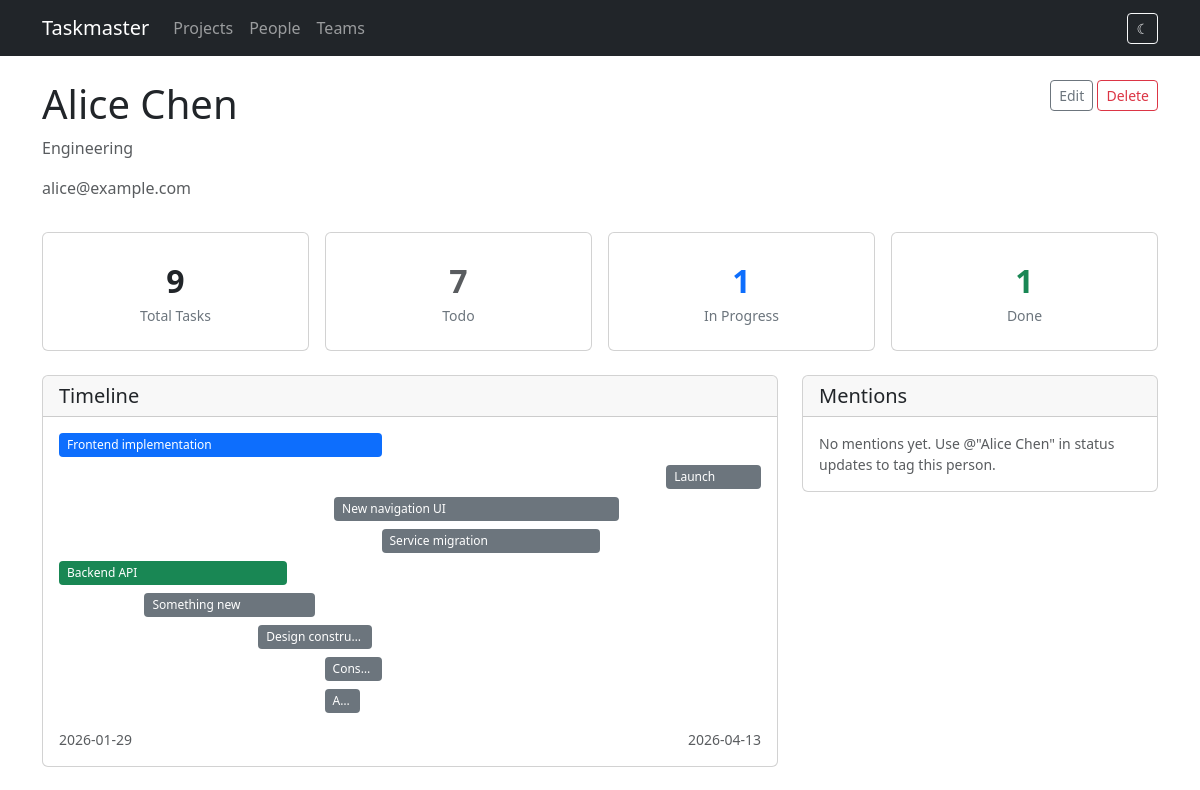
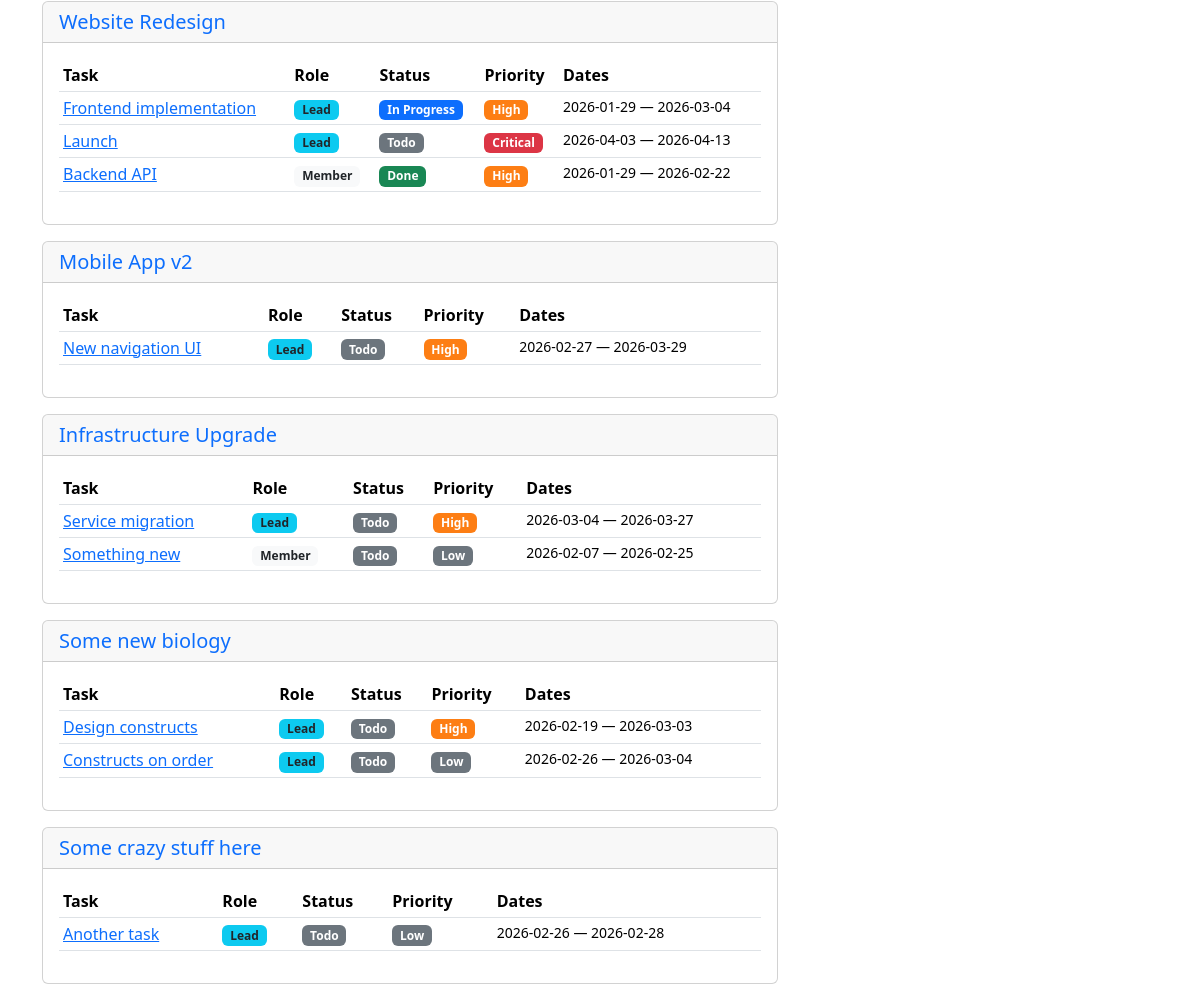
The app's page /people/1, older data (2 pictures, top to bottom).
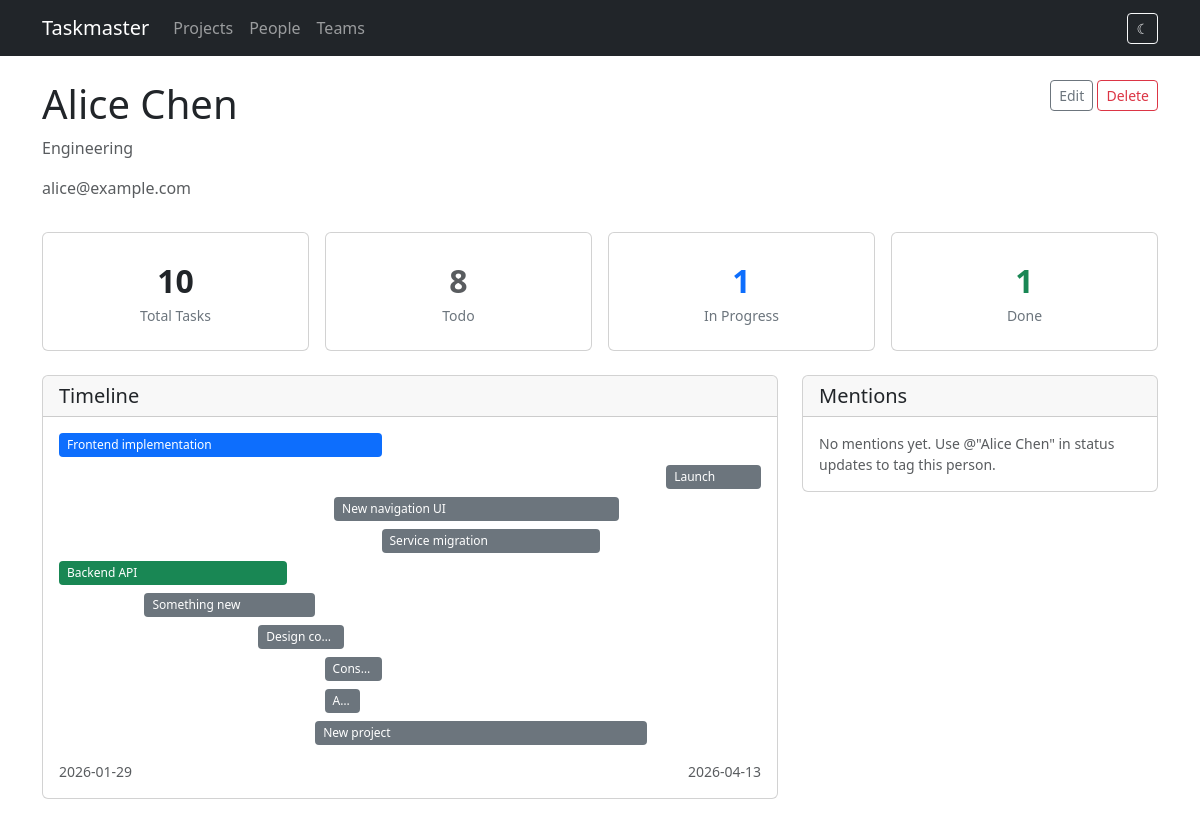
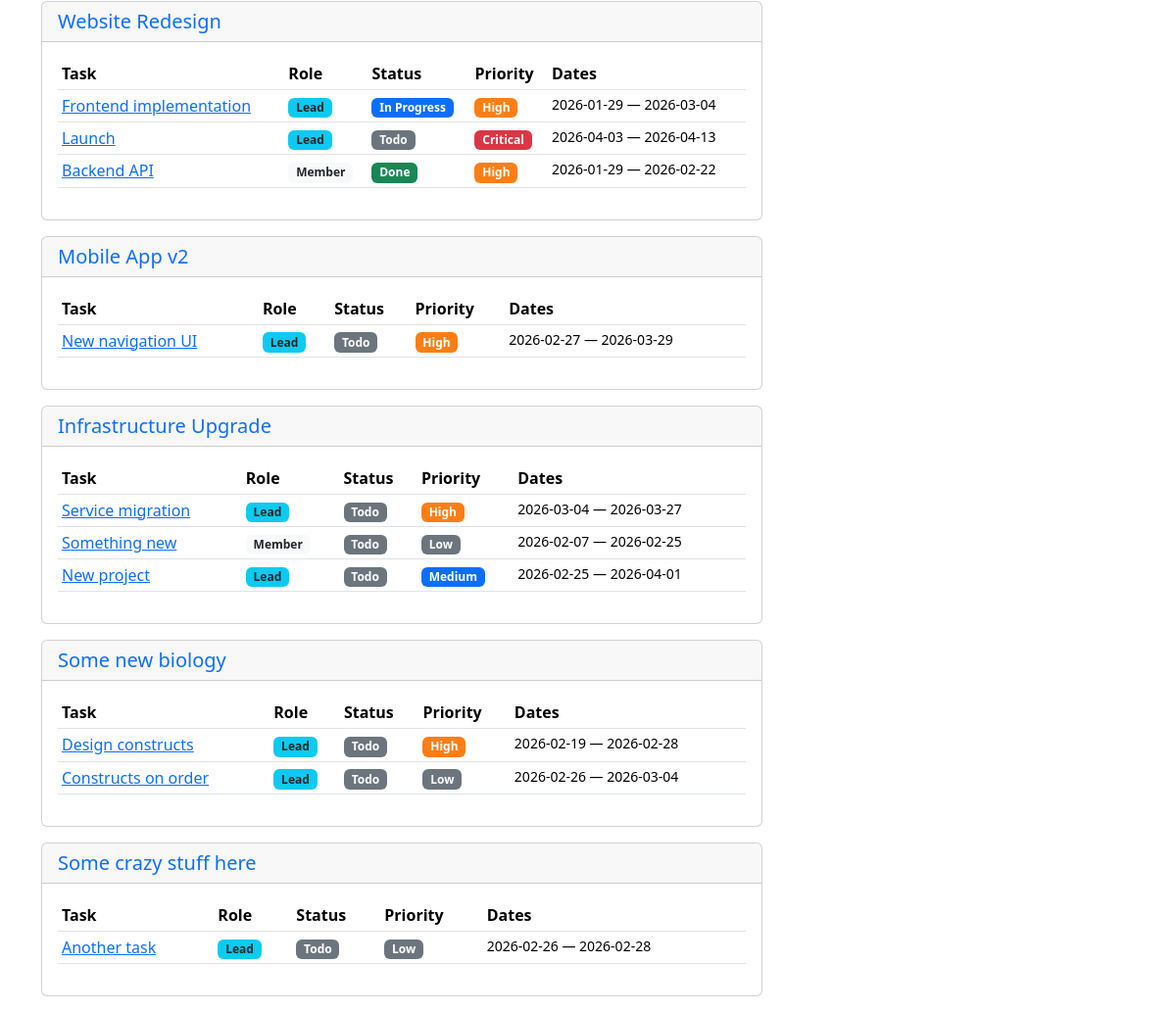
The same page, newer data (2 pictures, top to bottom).
### models.py (models this page shows, shortened)
class Task(db.Model):
    id = db.Column(db.Integer, primary_key=True)
    title = db.Column(db.String(200), nullable=False)
    description = db.Column(db.Text)
    project_id = db.Column(db.Integer, db.ForeignKey('project.id'), nullable=False)
    start_date = db.Column(db.Date, nullable=False)
    end_date = db.Column(db.Date, nullable=False)
    status = db.Column(db.String(20), default='todo')  # todo, in_progress, done
    priority = db.Column(db.String(20), default='medium')  # low, medium, high, critical
    assignments = db.relationship('TaskAssignment', backref='task', lazy=True,
                                   cascade='all, delete-orphan')
    tags = db.relationship('Tag', secondary=task_tags, backref=db.backref('tasks', lazy=True))
    status_updates = db.relationship('StatusUpdate', backref='task', lazy=True,
                                     order_by='StatusUpdate.created_at.desc()',
                                     cascade='all, delete-orphan')
    dependencies = db.relationship(
        'Task',
        secondary='task_dependency',
        primaryjoin='Task.id == TaskDependency.task_id',
        secondaryjoin='Task.id == TaskDependency.depends_on_id',
        backref=db.backref('dependents', lazy=True),
        lazy=True,
    )
    @property
    def lead(self):
        for a in self.assignments:
            if a.is_lead:
                return a.person
        return None

class Project(db.Model):
    id = db.Column(db.Integer, primary_key=True)
    name = db.Column(db.String(200), nullable=False)
    description = db.Column(db.Text)
    start_date = db.Column(db.Date)
    end_date = db.Column(db.Date)
    status = db.Column(db.String(20), default='active')  # active, completed, on_hold
    tasks = db.relationship('Task', backref='project', lazy=True, cascade='all, delete-orphan')

### routes/people.py (the view)
@bp.route('/people/<int:id>')
def detail(id):
    person = Person.query.get_or_404(id)
    person_tasks = [a.task for a in person.assignments]
    tasks_by_project = {}
    for task in person_tasks:
        proj = task.project
        if proj.id not in tasks_by_project:
            tasks_by_project[proj.id] = {'project': proj, 'tasks': []}
        tasks_by_project[proj.id]['tasks'].append(task)
    mentioned_updates = StatusUpdate.query.filter(
        StatusUpdate.mentions.any(id=person.id)
    ).order_by(StatusUpdate.created_at.desc()).all()
    return render_template('people/detail.html', person=person,
                           person_tasks=person_tasks,
                           tasks_by_project=tasks_by_project,
                           mentioned_updates=mentioned_updates)

### templates/people/detail.html (shortened to what the changed rows need)
{% extends "base.html" %}
{% block content %}
<div class="d-flex justify-content-between align-items-start mb-3">
    <div>
        <h1>{{ person.name }}</h1>
    </div>
</div>
{% set total = person_tasks|length %}
{% set todo = person_tasks|selectattr('status', 'equalto', 'todo')|list|length %}
{% set in_prog = person_tasks|selectattr('status', 'equalto', 'in_progress')|list|length %}
{% set done_count = person_tasks|selectattr('status', 'equalto', 'done')|list|length %}
<div class="row g-3 mb-4">
    <div class="col-md-3"><div class="card stat-card"><div class="stat-number">{{ total }}</div><div class="stat-label">Total Tasks</div></div></div>
    <div class="col-md-3"><div class="card stat-card"><div class="stat-number text-muted">{{ todo }}</div><div class="stat-label">Todo</div></div></div>
</div>
<div class="row g-4">
<div class="col-lg-8">
    {% if person_tasks %}
    <div class="card mb-4">
        <div class="card-header"><h5 class="mb-0">Timeline</h5></div>
        <div class="card-body">
            {% set all_tasks = person_tasks %}
            {% set min_date = all_tasks|map(attribute='start_date')|min %}
            {% set max_date = all_tasks|map(attribute='end_date')|max %}
            {% set total_days = (max_date - min_date).days if max_date != min_date else 1 %}
            <div style="position: relative; min-height: {{ all_tasks|length * 32 }}px;">
                {% for task in all_tasks %}
                {% set offset_days = (task.start_date - min_date).days %}
                {% set duration_days = (task.end_date - task.start_date).days %}
                {% set left_pct = (offset_days / total_days * 100) %}
                {% set width_pct = (duration_days / total_days * 100) %}
                <div class="timeline-bar badge-{{ task.status }}"
                     style="position: absolute; top: {{ loop.index0 * 32 }}px; left: {{ left_pct }}%; width: {{ [width_pct, 5]|max }}%;"
                     title="{{ task.title }} ({{ task.start_date }} to {{ task.end_date }})">
                    <a href="{{ url_for('tasks.detail', id=task.id) }}" class="text-white text-decoration-none">{{ task.title }}</a>
                </div>
                {% endfor %}
            </div>
            <div class="d-flex justify-content-between mt-2 small text-muted">
                <span>{{ min_date }}</span>
                <span>{{ max_date }}</span>
            </div>
        </div>
    </div>
    {% endif %}
    {% if tasks_by_project %}
    {% for proj_id, group in tasks_by_project.items() %}
    <div class="card mb-3">
        <div class="card-header">
            <h5 class="mb-0">
                <a href="{{ url_for('projects.detail', id=group.project.id) }}" class="text-decoration-none">
                    {{ group.project.name }}
                </a>
            </h5>
        </div>
        <div class="card-body">
            <div class="table-responsive">
                <table class="table table-hover table-sm">
                    <thead>
                        <tr><th>Task</th><th>Role</th><th>Status</th><th>Priority</th><th>Dates</th></tr>
                    </thead>
                    <tbody>
                        {% for task in group.tasks %}
                        <tr>
                            <td><a href="{{ url_for('tasks.detail', id=task.id) }}">{{ task.title }}</a></td>
                            <td>
                                {% if task.lead and task.lead.id == person.id %}
                                <span class="badge bg-info text-dark">Lead</span>
                                {% else %}
                                <span class="badge bg-light text-dark">Member</span>
                                {% endif %}
                            </td>
                            <td><span class="badge badge-{{ task.status }}">{{ task.status | replace('_', ' ') | title }}</span></td>
                            <td><span class="badge badge-{{ task.priority }}">{{ task.priority | title }}</span></td>
                            <td class="small">{{ task.start_date }} &mdash; {{ task.end_date }}</td>
                        </tr>
                        {% endfor %}
                    </tbody>
                </table>
            </div>
        </div>
    </div>
    {% endfor %}
    {% else %}
    <div class="text-center py-5">
        <p class="text-muted">No tasks assigned to this person yet.</p>
    </div>
    {% endif %}
</div>
</div>
{% endblock %}

Row changes from the older to the newer data that the page shows:
changed Task "Design constructs": title "Design constru…" → "Design co…"; end_date "2026-03-03" → "2026-02-28"
added Task: title "New project", shows "Lead", status "Todo", priority "Medium", start_date "2026-02-25", end_date "2026-04-01"
Text that changed along with them:
{{ total }}: "9" → "10"
{{ todo }}: "7" → "8"
